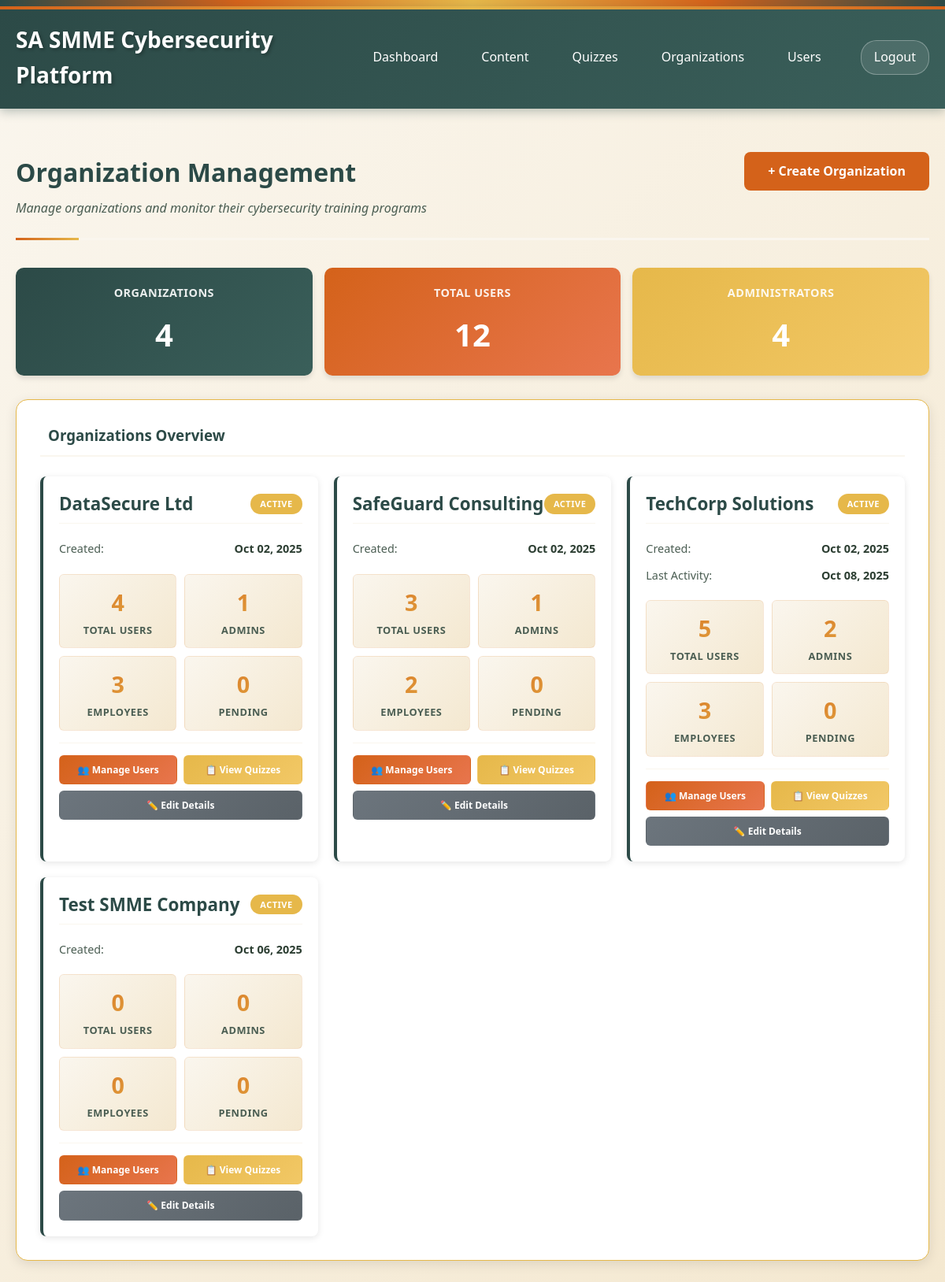
Page /organization_management.php (signed in) on the committed database.
### tables this page shows
CREATE TABLE organizations (
    id INTEGER PRIMARY KEY AUTOINCREMENT,
    name VARCHAR(100) NOT NULL,
    registration_number VARCHAR(50),
    industry VARCHAR(50),
    size_category VARCHAR(20) CHECK (size_category IN ('micro', 'small', 'medium')),
    contact_email VARCHAR(100) NOT NULL,
    contact_phone VARCHAR(20),
    address TEXT,
    subscription_plan VARCHAR(20) DEFAULT 'basic',
    subscription_status VARCHAR(20) DEFAULT 'active' CHECK (subscription_status IN ('active', 'suspended', 'cancelled')),
    settings TEXT, -- JSON for organization-specific settings
    is_active BOOLEAN DEFAULT 1,
    created_at TIMESTAMP DEFAULT CURRENT_TIMESTAMP,
    updated_at TIMESTAMP DEFAULT CURRENT_TIMESTAMP
);

### src/organization_management.php (the view, shortened to what this page needs)
<?php
require_once __DIR__ . '/config/db.php';
try {
    $stmt = $pdo->prepare("
        SELECT
            o.*,
            COUNT(DISTINCT u.id) as total_users,
            COUNT(DISTINCT CASE WHEN r.name = 'org_admin' THEN u.id END) as admin_count,
            COUNT(DISTINCT CASE WHEN r.name = 'employee' THEN u.id END) as employee_count,
            COUNT(DISTINCT CASE WHEN es.name = 'pending_approval' THEN u.id END) as pending_count,
            MAX(u.last_login) as last_activity
        FROM organizations o
        LEFT JOIN users u ON o.id = u.organization_id AND u.is_active = 1
        LEFT JOIN roles r ON u.role_id = r.id
        LEFT JOIN employee_statuses es ON u.status_id = es.id
        WHERE o.is_active = 1
        GROUP BY o.id
        ORDER BY o.name
    ");
    $stmt->execute();
    $organizations = $stmt->fetchAll(PDO::FETCH_ASSOC);
} catch (PDOException $e) {
    $organizations = [];
    $error = "Error loading organizations: " . $e->getMessage();
}
?>
<!DOCTYPE html>
<html lang="en">
<head>
    <link rel="stylesheet" href="assets/webdesign-style.css">
</head>
<body>
    <div class="african-border"></div>
    <div class="header">
        <div class="header-left">
            <h1>SA SMME Cybersecurity Platform</h1>
        </div>
        <div class="header-right">
            <nav class="nav-links">
                <a href="dashboard.php">Dashboard</a>
                <a href="content_list.php">Content</a>
                <a href="quiz_list.php">Quizzes</a>
                <a href="organization_management.php">Organizations</a>
                <a href="user_management.php">Users</a>
            </nav>
            <div class="user-section">
                <a href="logout.php" class="logout-btn">Logout</a>
            </div>
        </div>
    </div>
    <div class="container">
        <div class="page-header-section">
            <div class="page-title-area">
                <h2 class="page-title">Organization Management</h2>
                <p class="page-subtitle">Manage organizations and monitor their cybersecurity training programs</p>
            </div>
            <div class="page-actions">
                <a href="create_organization.php" class="btn btn-primary">
                    + Create Organization
                </a>
            </div>
        </div>
        <div class="summary-cards">
            <div class="summary-card">
                <h4>Organizations</h4>
                <div class="number"><?php echo count($organizations); ?></div>
            </div>
            <div class="summary-card" style="background: linear-gradient(135deg, var(--accent-orange), var(--pattern-orange));">
                <h4>Total Users</h4>
                <div class="number"><?php echo array_sum(array_column($organizations, 'total_users')); ?></div>
            </div>
            <div class="summary-card" style="background: linear-gradient(135deg, var(--accent-gold), var(--pattern-gold));">
                <h4>Administrators</h4>
                <div class="number"><?php echo array_sum(array_column($organizations, 'admin_count')); ?></div>
            </div>
        </div>
        <div class="form-card">
            <h3 style="margin-bottom: 25px; color: var(--primary-dark); border-bottom: 2px solid var(--light-cream); padding-bottom: 10px;">
                Organizations Overview
            </h3>
            <?php if (empty($organizations)): ?>
                <div class="info-card" style="text-align: center; padding: 40px;">
                    <h3>No organizations found</h3>
                    <p>There are currently no active organizations to display.</p>
                </div>
            <?php else: ?>
                <div class="organizations-grid">
                    <?php foreach ($organizations as $org): ?>
                        <div class="org-card">
                            <div class="org-header">
                                <h3 class="org-name"><?php echo htmlspecialchars($org['name']); ?></h3>
                                <span class="org-status status-<?php echo $org['is_active'] ? 'active' : 'inactive'; ?>">
                                    <?php echo $org['is_active'] ? 'Active' : 'Inactive'; ?>
                                </span>
                            </div>
                            <div class="org-details">
                                <div class="org-detail-item">
                                    <span class="org-detail-label">Created:</span>
                                    <span class="org-detail-value"><?php echo date('M d, Y', strtotime($org['created_at'])); ?></span>
                                </div>
                                <?php if ($org['last_activity']): ?>
                                    <div class="org-detail-item">
                                        <span class="org-detail-label">Last Activity:</span>
                                        <span class="org-detail-value"><?php echo date('M d, Y', strtotime($org['last_activity'])); ?></span>
                                    </div>
                                <?php endif; ?>
                            </div>
                            <div class="org-stats">
                                <div class="stat-item">
                                    <div class="stat-number"><?php echo $org['total_users']; ?></div>
                                    <div class="stat-label">Total Users</div>
                                </div>
                                <div class="stat-item">
                                    <div class="stat-number"><?php echo $org['admin_count']; ?></div>
                                    <div class="stat-label">Admins</div>
                                </div>
                                <div class="stat-item">
                                    <div class="stat-number"><?php echo $org['employee_count']; ?></div>
                                    <div class="stat-label">Employees</div>
                                </div>
                                <?php if ($org['pending_count'] > 0): ?>
                                    <div class="stat-item pending-highlight">
                                        <div class="stat-number"><?php echo $org['pending_count']; ?></div>
                                        <div class="stat-label">Pending</div>
                                    </div>
                                <?php else: ?>
                                    <div class="stat-item">
                                        <div class="stat-number">0</div>
                                        <div class="stat-label">Pending</div>
                                    </div>
                                <?php endif; ?>
                            </div>
                            <div class="org-actions">
                                <a href="user_management.php?org_filter=<?php echo $org['id']; ?>" class="btn-action btn-users">
                                    👥 Manage Users
                                </a>
                                <a href="quiz_list.php?org_filter=<?php echo $org['id']; ?>" class="btn-action btn-quizzes">
                                    📋 View Quizzes
                                </a>
                                <a href="edit_organization.php?id=<?php echo $org['id']; ?>" class="btn-action btn-edit">
                                    ✏️ Edit Details
                                </a>
                            </div>
                        </div>
                    <?php endforeach; ?>
                </div>
            <?php endif; ?>
        </div>
    </div>
</body>
</html>

### src/organization_management.php (style rules this page uses)
.organizations-grid { display: grid; grid-template-columns: repeat(auto-fill, minmax(350px, 1fr)); gap: 20px; margin-top: 20px; }
.org-card { background: white; border-radius: 8px; padding: 20px; box-shadow: 0 2px 8px rgba(0,0,0,0.1); border-left: 4px solid var(--primary-dark); transition: transform 0.2s ease, box-shadow 0.2s ease; }
.org-header { display: flex; justify-content: space-between; align-items: center; margin-bottom: 15px; padding-bottom: 10px; border-bottom: 1px solid var(--light-cream); }
.org-name { font-size: 1.4em; font-weight: bold; color: var(--primary-dark); margin: 0; }
.org-status { padding: 4px 12px; border-radius: 20px; font-size: 11px; font-weight: bold; color: white; text-transform: uppercase; }
.status-active { background-color: var(--accent-gold); }
.org-details { margin-bottom: 15px; }
.org-detail-item { display: flex; justify-content: space-between; padding: 5px 0; font-size: 0.9em; }
.org-detail-label { color: var(--text-medium); font-weight: 500; }
.org-detail-value { color: var(--text-dark); font-weight: bold; }
.org-stats { display: grid; grid-template-columns: repeat(2, 1fr); gap: 10px; margin: 15px 0; }
.stat-item { text-align: center; padding: 12px; background: linear-gradient(135deg, var(--light-cream), var(--cream-bg)); border-radius: 6px; border: 1px solid rgba(212, 98, 26, 0.1); }
.stat-number { font-size: 1.8em; font-weight: bold; color: var(--primary-dark); margin: 0; }
.stat-label { font-size: 0.8em; color: var(--text-medium); margin-top: 2px; }
.org-actions { display: flex; gap: 8px; margin-top: 15px; padding-top: 15px; border-top: 1px solid var(--light-cream); flex-wrap: wrap; }
.btn-action { flex: 1; padding: 8px 12px; border-radius: 6px; text-decoration: none; font-size: 12px; font-weight: bold; text-align: center; transition: all 0.3s ease; border: 1px solid transparent; min-width: 100px; }
.btn-users { background: linear-gradient(135deg, var(--accent-orange), var(--pattern-orange)); color: white; }
.btn-quizzes { background: linear-gradient(135deg, var(--accent-gold), var(--pattern-gold)); color: white; }
.btn-edit { background: linear-gradient(135deg, #6c757d, #5a6268); color: white; }
.summary-cards { display: grid; grid-template-columns: repeat(auto-fit, minmax(200px, 1fr)); gap: 15px; margin-bottom: 30px; }
.summary-card { background: linear-gradient(135deg, var(--primary-dark), var(--primary-medium)); color: white; padding: 20px; border-radius: 10px; text-align: center; box-shadow: 0 4px 6px rgba(0,0,0,0.1); }
.summary-card h4 { margin: 0 0 10px 0; font-size: 0.9em; opacity: 0.9; text-transform: uppercase; letter-spacing: 0.5px; }
.summary-card .number { font-size: 2.5em; font-weight: bold; margin: 0; }

### rows in the picture
organizations: name "DataSecure Ltd", is_active "ACTIVE", created_at "Oct 02, 2025", total_users "4", admin_count "1", employee_count "3"
organizations: name "SafeGuard Consulting", is_active "ACTIVE", created_at "Oct 02, 2025", total_users "3", admin_count "1", employee_count "2"
organizations: name "TechCorp Solutions", is_active "ACTIVE", created_at "Oct 02, 2025", last_activity "Oct 08, 2025", total_users "5", admin_count "2", employee_count "3"
organizations: name "Test SMME Company", is_active "ACTIVE", created_at "Oct 06, 2025", total_users "0", admin_count "0", employee_count "0"

### other values in the picture
count($organizations) "4"
array_sum(array_column($organizations, 'total_users')) "12"
array_sum(array_column($organizations, 'admin_count')) "4"
